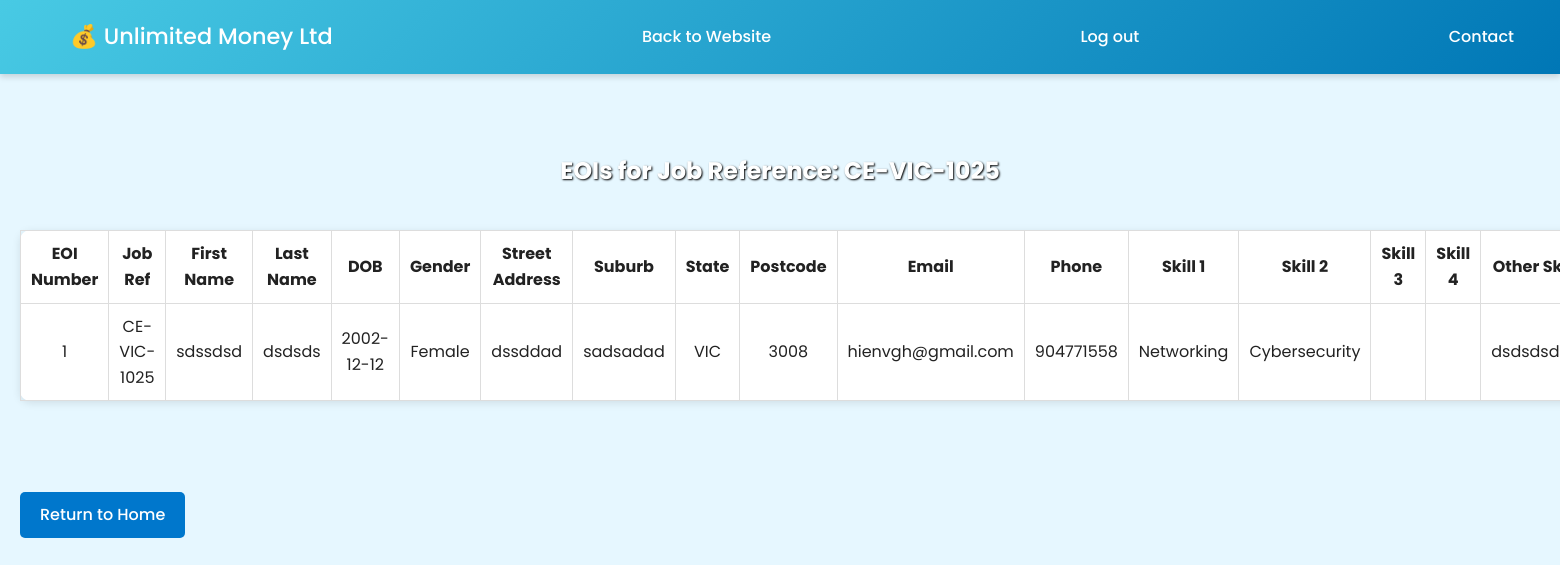
Page /project2/manage_search_job.php?jobRef=CE-VIC-1025 on the earlier database version.
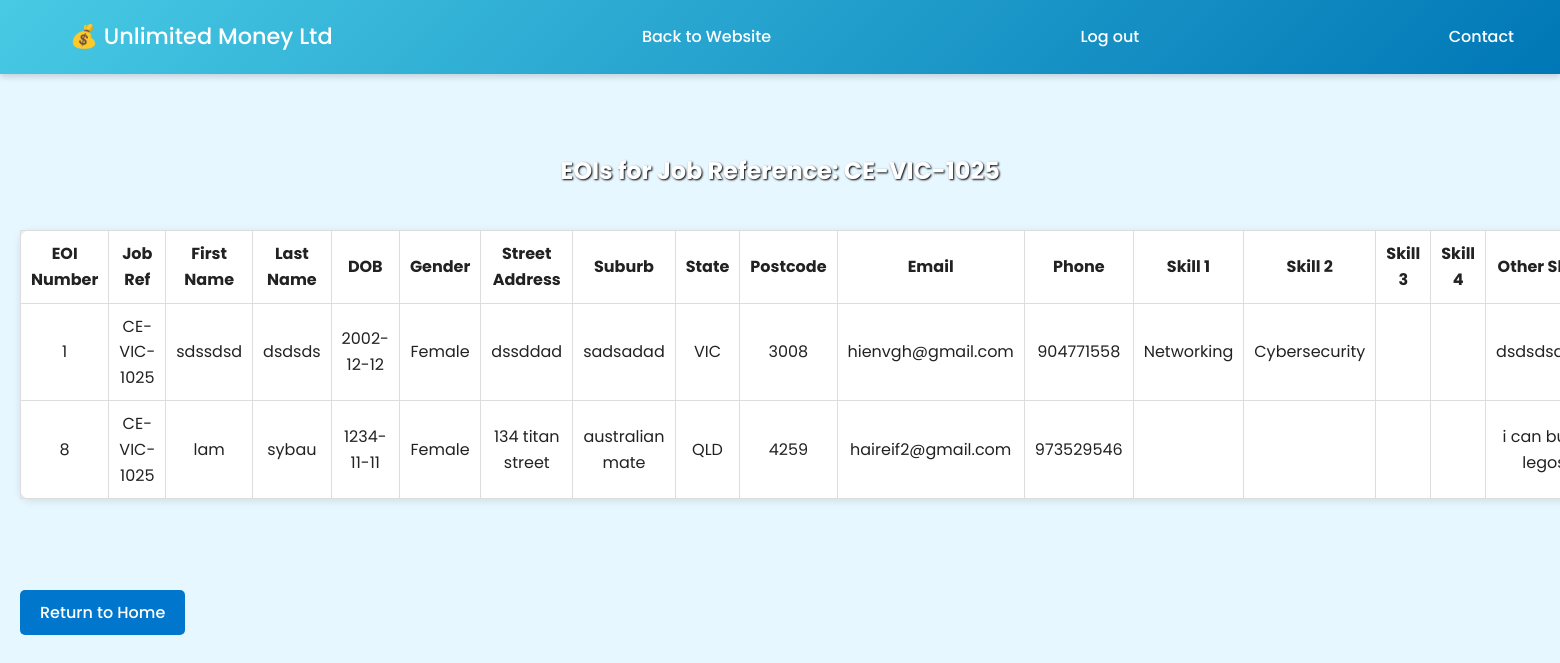
Same page on the later database version.
### tables this page shows
CREATE TABLE `eoi` (
  `EOInumber` int(11) NOT NULL,
  `jobRef` varchar(20) NOT NULL,
  `firstName` varchar(20) NOT NULL,
  `lastName` varchar(20) NOT NULL,
  `dob` date NOT NULL,
  `gender` enum('Male','Female','Other') NOT NULL,
  `streetAddress` varchar(40) NOT NULL,
  `suburb` varchar(40) NOT NULL,
  `state` enum('VIC','NSW','QLD','NT','WA','SA','TAS','ACT') NOT NULL,
  `postcode` char(4) NOT NULL,
  `email` varchar(100) NOT NULL,
  `phone` varchar(12) NOT NULL,
  `skill1` varchar(50) DEFAULT NULL,
  `skill2` varchar(50) DEFAULT NULL,
  `skill3` varchar(50) DEFAULT NULL,
  `skill4` varchar(50) DEFAULT NULL,
  `otherSkills` varchar(200) DEFAULT NULL,
  `status` varchar(20) NOT NULL DEFAULT 'New'
);

### project2/manage_search_job.php (the view, shortened to what this page needs)
<?php
include 'header.inc';
include 'manage-nav.inc';
require_once 'manage_settings.php';
echo "<div class='page-wrapper'>";
echo "<div class='site-content'><div class='container'>";
$jobRef = trim($_GET['jobRef'] ?? '');
$sql = "SELECT * FROM eoi WHERE jobRef = ?";
$stmt = mysqli_prepare($conn, $sql);
if ($stmt === false) {
    echo "<div class='no-results-box'><p>Database error (prepare failed).</p></div>";
} else {
    mysqli_stmt_bind_param($stmt, "s", $jobRef);
    mysqli_stmt_execute($stmt);
    $result = mysqli_stmt_get_result($stmt);
    $safeJobRef = htmlspecialchars($jobRef, ENT_QUOTES, 'UTF-8');
    echo "<h2 class='formname' >EOIs for Job Reference: $safeJobRef</h2>";
    if ($result && mysqli_num_rows($result) > 0) {
        echo "<table class='data-table'>
                <tr>
                    <th>EOI Number</th><th>Job Ref</th><th>First Name</th><th>Last Name</th>
                    <th>DOB</th><th>Gender</th><th>Street Address</th><th>Suburb</th>
                    <th>State</th><th>Postcode</th><th>Email</th><th>Phone</th>
                    <th>Skill 1</th><th>Skill 2</th><th>Skill 3</th><th>Skill 4</th>
                    <th>Other Skills</th><th>Status</th>
                </tr>";
        while ($row = mysqli_fetch_assoc($result)) {
            echo "<tr>";
            echo "<td>" . htmlspecialchars($row['EOInumber'], ENT_QUOTES, 'UTF-8') . "</td>";
            echo "<td>" . htmlspecialchars($row['jobRef'], ENT_QUOTES, 'UTF-8') . "</td>";
            echo "<td>" . htmlspecialchars($row['firstName'], ENT_QUOTES, 'UTF-8') . "</td>";
            echo "<td>" . htmlspecialchars($row['lastName'], ENT_QUOTES, 'UTF-8') . "</td>";
            echo "<td>" . htmlspecialchars($row['dob'], ENT_QUOTES, 'UTF-8') . "</td>";
            echo "<td>" . htmlspecialchars($row['gender'], ENT_QUOTES, 'UTF-8') . "</td>";
            echo "<td>" . htmlspecialchars($row['streetAddress'], ENT_QUOTES, 'UTF-8') . "</td>";
            echo "<td>" . htmlspecialchars($row['suburb'], ENT_QUOTES, 'UTF-8') . "</td>";
            echo "<td>" . htmlspecialchars($row['state'], ENT_QUOTES, 'UTF-8') . "</td>";
            echo "<td>" . htmlspecialchars($row['postcode'], ENT_QUOTES, 'UTF-8') . "</td>";
            echo "<td>" . htmlspecialchars($row['email'], ENT_QUOTES, 'UTF-8') . "</td>";
            echo "<td>" . htmlspecialchars($row['phone'], ENT_QUOTES, 'UTF-8') . "</td>";
            echo "<td>" . htmlspecialchars($row['skill1'], ENT_QUOTES, 'UTF-8') . "</td>";
            echo "<td>" . htmlspecialchars($row['skill2'], ENT_QUOTES, 'UTF-8') . "</td>";
            echo "<td>" . htmlspecialchars($row['skill3'], ENT_QUOTES, 'UTF-8') . "</td>";
            echo "<td>" . htmlspecialchars($row['skill4'], ENT_QUOTES, 'UTF-8') . "</td>";
            echo "<td>" . htmlspecialchars($row['otherSkills'], ENT_QUOTES, 'UTF-8') . "</td>";
            echo "</tr>";
        }
        echo "</table>";
    } else {
        echo "<div class='no-results-box'>No EOIs found.</div>";
    }
}
echo "<br><a href='manage.php' class='return-link'>Return to Home</a>";
echo "</div></div>";
echo "</div>";
?>

### project2/header.inc (shortened to what this page needs)
<!DOCTYPE html>
<html lang="en">
<head>
    <link rel="stylesheet" href="../styles/styles.css">
</head>
<body>

### project2/manage-nav.inc
<header>
    <nav class="navbar">
        <div class="logo"><a href="index.php">💰 Unlimited Money Ltd</a></div>
        <a href='index.php'> Back to Website </a>
        <a href='manager_logout.php'> Log out </a>
        <a href="#contact">Contact</a>
    </nav>
    <hr/>
</header>

### styles/styles.css (style rules this page uses)
* { margin: 0; padding: 0; box-sizing: border-box; font-family: 'Poppins', Arial, sans-serif; }
body { background-color: #e6f7ff; color: #222; line-height: 1.6; background-image: url('https://106215431.github.io/COS10026-Project-Part-2/styles/images/webbg.jpg'); background-size: cover; background-position: center; background-repeat: no-repeat; }
h1, h2, h3 { color: #005f73; margin-bottom: 15px; }
a { color: #0077b6; text-decoration: none; transition: color 0.3s ease; }
hr { border: 0; border-top: 2px solid #90e0ef; margin: 20px 0; }
.navbar { display: flex; justify-content: space-between; align-items: center; background: linear-gradient(135deg, #48cae4, #0077b6); color: white; padding: 1rem 2rem; position: fixed; top: 0; left: 0; right: 0; z-index: 1000; box-shadow: 0 3px 6px rgba(0,0,0,0.15); width: 100%; }
.navbar .logo, .logo a { font-size: 1.4rem; font-weight: 600; color: white; }
.navbar a { color: white; padding: 8px 14px; border-radius: 6px; font-weight: 500; margin-left: 1.5rem; transition: color 0.3s ease, background 0.3s; }
.formname { text-align: center; padding-top: 90px; color: #ffffff; font-weight: bold; text-shadow: 1px 1px 2px #000000; }
table { border-collapse: collapse; margin: 40px auto; width: 85%; background-color: #ffffff; border-radius: 10px; box-shadow: 0 2px 8px rgba(0,0,0,0.1); }
td, th { border: 1px solid #ddd; padding: 10px; text-align: center; }
.return-link { display: inline-block; background: #0077b6; color: white; padding: 10px 20px; border-radius: 8px; text-decoration: none; font-weight: 500; margin-top: 20px; transition: background 0.3s ease; }
body { font-family: Arial, sans-serif; }
html, body { min-height: 100%; margin: 0; padding: 0; }
body { display: flex; flex-direction: column; }
.page-wrapper { flex: 1; padding: 20px; }
.return-link { display: inline-block; margin-top: 25px; padding: 10px 20px; background: #0077cc; color: white; border-radius: 5px; text-decoration: none; }

Differences in the rows shown:
added eoi: EOInumber "8", jobRef "CE-VIC-1025", firstName "lam", lastName "sybau", dob "1234-11-11", gender "Female", streetAddress "134 titan street", suburb "australian mate", state "QLD", postcode "4259", email "haireif2@gmail.com", phone "973529546", otherSkills "i can…"
